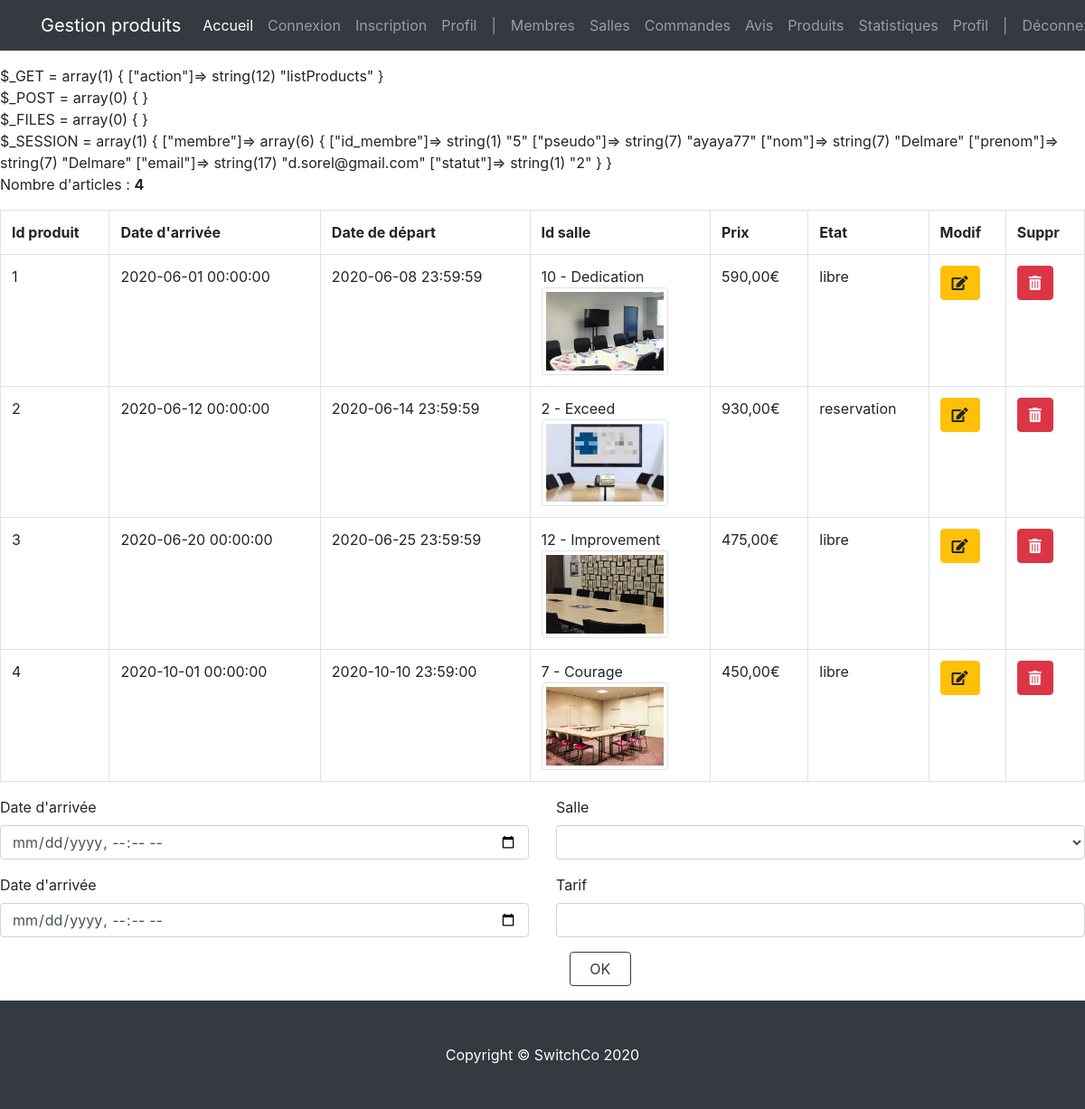
Page /index.php?action=listProducts (signed in) on the committed database.
### tables this page shows
CREATE TABLE `produit` (
  `id_produit` int(3) NOT NULL,
  `id_salle` int(3) NOT NULL,
  `date_arrivee` datetime NOT NULL,
  `date_depart` datetime NOT NULL,
  `prix` int(3) NOT NULL,
  `etat` enum('libre','reservation') NOT NULL DEFAULT 'libre'
);

CREATE TABLE `salle` (
  `id_salle` int(3) NOT NULL,
  `titre` varchar(200) NOT NULL,
  `description` text NOT NULL,
  `photo` varchar(200) DEFAULT NULL,
  `pays` varchar(20) NOT NULL,
  `ville` varchar(20) NOT NULL,
  `adresse` varchar(50) NOT NULL,
  `cp` int(5) NOT NULL,
  `capacite` int(3) NOT NULL,
  `categorie` enum('reunion','bureau','formation') NOT NULL
);

### controller/controller.php (called while the page is built, shortened)
<?php
require('model/model.php');
function listProducts()
{
    $products_list = getAllProducts();
    $rooms_list = getAllRooms();
    require('view/back-office/productsView.php');
}

### model/model.php (called while the page is built, shortened)
<?php
function dbConnect()
{
    $host_db = 'mysql:host=localhost;dbname=projet_switch';
    $login = 'root';
    $password = '';
    $options = array(
        PDO::ATTR_ERRMODE => PDO::ERRMODE_WARNING,
        PDO::MYSQL_ATTR_INIT_COMMAND => 'SET NAMES utf8'
    );
    return new PDO($host_db, $login, $password, $options);
}
function getAllRooms()
{
    $pdo = dbConnect();
    return $pdo->query("SELECT * FROM salle");
}
function getAllProducts()
{
    $pdo = dbConnect();
    return $pdo->query(
        'SELECT id_produit, date_arrivee, date_depart, produit.id_salle, salle.titre, salle.capacite, salle.adresse, salle.cp, salle.ville, salle.photo, salle.description, prix, etat
FROM produit, salle
WHERE produit.id_salle = salle.id_salle'
    );
}

### view/back-office/productsView.php (the view, shortened to what this page needs)
<?php if (!empty($products_list)) {
    echo '<p>Nombre d\'articles : <b>' . $products_list->rowCount() . '</b></p>';
} ?>
    <div class="table-responsive">
        <table class="table table-bordered">
            <tr>
                <th>Id produit</th>
                <th>Date d'arrivée</th>
                <th>Date de départ</th>
                <th>Id salle</th>
                <th>Prix</th>
                <th>Etat</th>
                <th>Modif</th>
                <th>Suppr</th>
            </tr>
            <?php
            while ($product = $products_list->fetch(PDO::FETCH_ASSOC)) {
                echo '<tr>';
                echo '<td>' . $product['id_produit'] . '</td>';
                echo '<td>' . $product['date_arrivee'] . '</td>';
                echo '<td>' . $product['date_depart'] . '</td>';
                echo '<td>' . $product['id_salle'] . ' - ' . $product['titre'] . '<br/><img src="../../img/' . $product['photo'] . '" class="img-thumbnail" width="140" alt="' . $product['description'] . '"></td>';
                echo '<td>' . number_format($product['prix'], 2, ',', ' ') . '€</td>';
                echo '<td>' . $product['etat'] . '</td>';
                echo '<td><a href="?action=editProduct&product-id=' . $product['id_produit'] . '&room-id=' . $product['id_salle'] . '&#form" class="btn btn-warning"><i class="fas fa-edit"></i></a></td>';
                echo '<td><a href="?action=deleteProduct&product-id=' . $product['id_produit'] . '" class="btn btn-danger" onclick="return(confirm(\'Etes-vous sûr ?\'))"><i class="fas fa-trash-alt"></i></a></td>';
                echo '</tr>';
            }
            ?>
        </table>
    </div>
<?php
$product_id = '';
$arrival = '';
$departure = '';
$price = '';
?>
    <div class="starter-template">
        <div class="row">
            <div class="col-12">
                <form method="post" id="form" action="?action=editProduct&amp;product-id=<?= $product_id ?>"
                      enctype="multipart/form-data">
                    <div class="row">
                        <div class="col-6">
                            <div class="form-group">
                                <label for="arrival">Date d'arrivée</label>
                                <input type="datetime-local" name="arrival" id="arrival" value="<?php if (!empty($arrival)){echo date('Y-m-d\TH:i', strtotime($arrival));} ?>"
                                       class="form-control">
                            </div>
                            <div class="form-group">
                                <label for="departure">Date d'arrivée</label>
                                <input type="datetime-local" name="departure" id="departure" value="<?php if (!empty($departure)){echo date('Y-m-d\TH:i', strtotime($departure));} ?>"
                                       class="form-control">
                            </div>
                        </div>
                        <div class="col-6">
                            <div class="form-group">
                                <label for="room">Salle</label>
                                <select name="room" id="room" class="form-control">
                                    <option value=""></option>
                                    <?php
                                    if (!empty($rooms_list)) {
                                        while ($room = $rooms_list->fetch(PDO::FETCH_ASSOC)) {
                                            echo '<option value = ' . $room['id_salle'] . '>
                    ' . $room['id_salle'] . '
                    - ' . $room['titre'] . '
                    - ' . $room['adresse'] . ', ' . $room['cp'] . ', ' . $room['ville'] . '
                    - ' . $room['capacite'] . '
                    </option>';
                                        }
                                    }
                                    ?>
                                </select>
                            </div>
                            <div class="form-group">
                                <label for="price">Tarif</label>
                                <input type="number" name="price" id="price" value="<?php echo $price; ?>"
                                       class="form-control">
                            </div>
                            <div class="form-group col-2">
                                <button type="submit" class="form-control btn btn-outline-dark">OK</button>
                            </div>
                        </div>
                    </div>
                </form>
            </div>
        </div>
    </div>
<?php require('view/template/template.php'); ?>

### css/shop-homepage.css (style rules this page uses)
body { padding-top: 56px; }

### rows in the picture
produit: id_produit "1", date_arrivee "2020-06-01 00:00:00", date_depart "2020-06-08 23:59:59", id_salle "10", id_salle.titre "Dedication", id_salle.photo (picture), prix "590,00", etat "libre"
produit: id_produit "2", date_arrivee "2020-06-12 00:00:00", date_depart "2020-06-14 23:59:59", id_salle "2", id_salle.titre "Exceed", id_salle.photo (picture), prix "930,00", etat "reservation"
produit: id_produit "3", date_arrivee "2020-06-20 00:00:00", date_depart "2020-06-25 23:59:59", id_salle "12", id_salle.titre "Improvement", id_salle.photo (picture), prix "475,00", etat "libre"
produit: id_produit "4", date_arrivee "2020-10-01 00:00:00", date_depart "2020-10-10 23:59:00", id_salle "7", id_salle.titre "Courage", id_salle.photo (picture), prix "450,00", etat "libre"

### other values in the picture
$title "Gestion produits"
$products_list->rowCount() "4"
